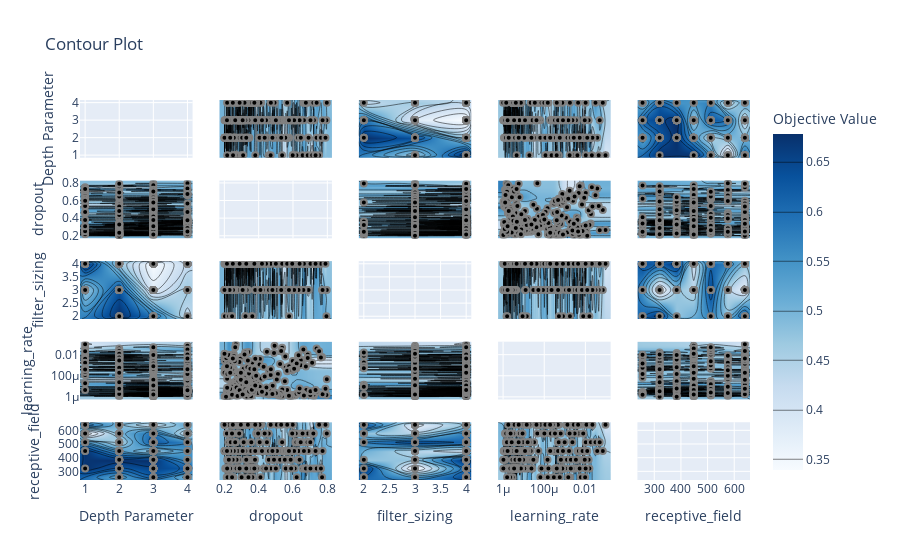

Notebook code for this chart:
### Code cell
optuna.visualization.plot_contour(study)

### Figure 1 — Plotly figure (JSON) as saved in the notebook; plotly's stock layout.template omitted (floating-point values rounded to 4 significant figures; data arrays with more than 128 entries replaced by an {"elided": "..."} marker saying what was removed)
{"data": [{"type": "scatter", "xaxis": "x", "yaxis": "y"}, {"colorbar": {"title": {"text": "Objective Value"}}, "colorscale": [[0, "rgb(247,251,255)"], [0.125, "rgb(222,235,247)"], [0.25, "rgb(198,219,239)"], [0.375, "rgb(158,202,225)"], [0.5, "rgb(107,174,214)"], [0.625, "rgb(66,146,198)"], [0.75, "rgb(33,113,181)"], [0.875, "rgb(8,81,156)"], [1, "rgb(8,48,107)"]], "connectgaps": true, "contours": {"coloring": "heatmap"}, "hoverinfo": "none", "line": {"smoothing": 1.3}, "reversescale": false, "showscale": true, "type": "contour", "x": [0.85, 1, 2, 3, 4, 4.15], "xaxis": "x6", "y": {"elided": "242 float values"}, "yaxis": "y6", "z": {"elided": "242x6 float values"}}, {"marker": {"color": "black", "line": {"color": "Grey", "width": 2}}, "mode": "markers", "showlegend": false, "type": "scatter", "x": {"elided": "240 int values"}, "xaxis": "x6", "y": {"elided": "240 float values"}, "yaxis": "y6"}, {"colorbar": {"title": {"text": "Objective Value"}}, "colorscale": [[0, "rgb(247,251,255)"], [0.125, "rgb(222,235,247)"], [0.25, "rgb(198,219,239)"], [0.375, "rgb(158,202,225)"], [0.5, "rgb(107,174,214)"], [0.625, "rgb(66,146,198)"], [0.75, "rgb(33,113,181)"], [0.875, "rgb(8,81,156)"], [1, "rgb(8,48,107)"]], "connectgaps": true, "contours": {"coloring": "heatmap"}, "hoverinfo": "none", "line": {"smoothing": 1.3}, "reversescale": false, "showscale": false, "type": "contour", "x": [0.85, 1, 2, 3, 4, 4.15], "xaxis": "x11", "y": [1.9, 2, 3, 4, 4.1], "yaxis": "y11", "z": [[null, null, null, null, null, null], [null, null, 0.5714, 0.5357, 0.4643, null], [null, 0.4821, 0.5536, 0.4464, 0.4821, null], [null, 0.5714, 0.4821, 0.4286, 0.4643, null], [null, null, null, null, null, null]]}, {"marker": {"color": "black", "line": {"color": "Grey", "width": 2}}, "mode": "markers", "showlegend": false, "type": "scatter", "x": {"elided": "240 int values"}, "xaxis": "x11", "y": {"elided": "240 int values"}, "yaxis": "y11"}, {"colorbar": {"title": {"text": "Objective Value"}}, "colorscale": [[0, "rgb(247,251,255)"], [0.125, "rgb(222,235,247)"], [0.25, "rgb(198,219,239)"], [0.375, "rgb(158,202,225)"], [0.5, "rgb(107,174,214)"], [0.625, "rgb(66,146,198)"], [0.75, "rgb(33,113,181)"], [0.875, "rgb(8,81,156)"], [1, "rgb(8,48,107)"]], "connectgaps": true, "contours": {"coloring": "heatmap"}, "hoverinfo": "none", "line": {"smoothing": 1.3}, "reversescale": false, "showscale": false, "type": "contour", "x": [0.85, 1, 2, 3, 4, 4.15], "xaxis": "x16", "y": {"elided": "242 float values"}, "yaxis": "y16", "z": {"elided": "242x6 float values"}}, {"marker": {"color": "black", "line": {"color": "Grey", "width": 2}}, "mode": "markers", "showlegend": false, "type": "scatter", "x": {"elided": "240 int values"}, "xaxis": "x16", "y": {"elided": "240 float values"}, "yaxis": "y16"}, {"colorbar": {"title": {"text": "Objective Value"}}, "colorscale": [[0, "rgb(247,251,255)"], [0.125, "rgb(222,235,247)"], [0.25, "rgb(198,219,239)"], [0.375, "rgb(158,202,225)"], [0.5, "rgb(107,174,214)"], [0.625, "rgb(66,146,198)"], [0.75, "rgb(33,113,181)"], [0.875, "rgb(8,81,156)"], [1, "rgb(8,48,107)"]], "connectgaps": true, "contours": {"coloring": "heatmap"}, "hoverinfo": "none", "line": {"smoothing": 1.3}, "reversescale": false, "showscale": false, "type": "contour", "x": [0.85, 1, 2, 3, 4, 4.15], "xaxis": "x21", "y": [236.8, 256, 320, 384, 448, 512, 576, 640, 659.2], "yaxis": "y21", "z": [[null, null, null, null, null, null], [null, null, 0.4643, 0.5357, 0.4464, null], [null, 0.5714, 0.5357, 0.5536, 0.5357, null], [null, null, 0.5714, 0.5714, 0.4821, null], [null, 0.5714, 0.4821, 0.4286, 0.4821, null], [null, 0.4821, 0.4107, 0.5357, 0.5, null], [null, 0.3393, 0.4464, 0.5179, 0.3929, null], [null, 0.5179, 0.4464, 0.3929, 0.4643, null], [null, null, null, null, null, null]]}, {"marker": {"color": "black", "line": {"color": "Grey", "width": 2}}, "mode": "markers", "showlegend": false, "type": "scatter", "x": {"elided": "240 int values"}, "xaxis": "x21", "y": {"elided": "240 int values"}, "yaxis": "y21"}, {"colorbar": {"title": {"text": "Objective Value"}}, "colorscale": [[0, "rgb(247,251,255)"], [0.125, "rgb(222,235,247)"], [0.25, "rgb(198,219,239)"], [0.375, "rgb(158,202,225)"], [0.5, "rgb(107,174,214)"], [0.625, "rgb(66,146,198)"], [0.75, "rgb(33,113,181)"], [0.875, "rgb(8,81,156)"], [1, "rgb(8,48,107)"]], "connectgaps": true, "contours": {"coloring": "heatmap"}, "hoverinfo": "none", "line": {"smoothing": 1.3}, "reversescale": false, "showscale": false, "type": "contour", "x": {"elided": "242 float values"}, "xaxis": "x2", "y": [0.85, 1, 2, 3, 4, 4.15], "yaxis": "y2", "z": {"elided": "6x242 float values"}}, {"marker": {"color": "black", "line": {"color": "Grey", "width": 2}}, "mode": "markers", "showlegend": false, "type": "scatter", "x": {"elided": "240 float values"}, "xaxis": "x2", "y": {"elided": "240 int values"}, "yaxis": "y2"}, {"type": "scatter", "xaxis": "x7", "yaxis": "y7"}, {"colorbar": {"title": {"text": "Objective Value"}}, "colorscale": [[0, "rgb(247,251,255)"], [0.125, "rgb(222,235,247)"], [0.25, "rgb(198,219,239)"], [0.375, "rgb(158,202,225)"], [0.5, "rgb(107,174,214)"], [0.625, "rgb(66,146,198)"], [0.75, "rgb(33,113,181)"], [0.875, "rgb(8,81,156)"], [1, "rgb(8,48,107)"]], "connectgaps": true, "contours": {"coloring": "heatmap"}, "hoverinfo": "none", "line": {"smoothing": 1.3}, "reversescale": false, "showscale": false, "type": "contour", "x": {"elided": "242 float values"}, "xaxis": "x12", "y": [1.9, 2, 3, 4, 4.1], "yaxis": "y12", "z": {"elided": "5x242 float values"}}, {"marker": {"color": "black", "line": {"color": "Grey", "width": 2}}, "mode": "markers", "showlegend": false, "type": "scatter", "x": {"elided": "240 float values"}, "xaxis": "x12", "y": {"elided": "240 int values"}, "yaxis": "y12"}, {"colorbar": {"title": {"text": "Objective Value"}}, "colorscale": [[0, "rgb(247,251,255)"], [0.125, "rgb(222,235,247)"], [0.25, "rgb(198,219,239)"], [0.375, "rgb(158,202,225)"], [0.5, "rgb(107,174,214)"], [0.625, "rgb(66,146,198)"], [0.75, "rgb(33,113,181)"], [0.875, "rgb(8,81,156)"], [1, "rgb(8,48,107)"]], "connectgaps": true, "contours": {"coloring": "heatmap"}, "hoverinfo": "none", "line": {"smoothing": 1.3}, "reversescale": false, "showscale": false, "type": "contour", "x": {"elided": "242 float values"}, "xaxis": "x17", "y": {"elided": "242 float values"}, "yaxis": "y17", "z": {"elided": "242x242 float values"}}, {"marker": {"color": "black", "line": {"color": "Grey", "width": 2}}, "mode": "markers", "showlegend": false, "type": "scatter", "x": {"elided": "240 float values"}, "xaxis": "x17", "y": {"elided": "240 float values"}, "yaxis": "y17"}, {"colorbar": {"title": {"text": "Objective Value"}}, "colorscale": [[0, "rgb(247,251,255)"], [0.125, "rgb(222,235,247)"], [0.25, "rgb(198,219,239)"], [0.375, "rgb(158,202,225)"], [0.5, "rgb(107,174,214)"], [0.625, "rgb(66,146,198)"], [0.75, "rgb(33,113,181)"], [0.875, "rgb(8,81,156)"], [1, "rgb(8,48,107)"]], "connectgaps": true, "contours": {"coloring": "heatmap"}, "hoverinfo": "none", "line": {"smoothing": 1.3}, "reversescale": false, "showscale": false, "type": "contour", "x": {"elided": "242 float values"}, "xaxis": "x22", "y": [236.8, 256, 320, 384, 448, 512, 576, 640, 659.2], "yaxis": "y22", "z": {"elided": "9x242 float values"}}, {"marker": {"color": "black", "line": {"color": "Grey", "width": 2}}, "mode": "markers", "showlegend": false, "type": "scatter", "x": {"elided": "240 float values"}, "xaxis": "x22", "y": {"elided": "240 int values"}, "yaxis": "y22"}, {"colorbar": {"title": {"text": "Objective Value"}}, "colorscale": [[0, "rgb(247,251,255)"], [0.125, "rgb(222,235,247)"], [0.25, "rgb(198,219,239)"], [0.375, "rgb(158,202,225)"], [0.5, "rgb(107,174,214)"], [0.625, "rgb(66,146,198)"], [0.75, "rgb(33,113,181)"], [0.875, "rgb(8,81,156)"], [1, "rgb(8,48,107)"]], "connectgaps": true, "contours": {"coloring": "heatmap"}, "hoverinfo": "none", "line": {"smoothing": 1.3}, "reversescale": false, "showscale": false, "type": "contour", "x": [1.9, 2, 3, 4, 4.1], "xaxis": "x3", "y": [0.85, 1, 2, 3, 4, 4.15], "yaxis": "y3", "z": [[null, null, null, null, null], [null, null, 0.4821, 0.5714, null], [null, 0.5714, 0.5536, 0.4821, null], [null, 0.5357, 0.4464, 0.4286, null], [null, 0.4643, 0.4821, 0.4643, null], [null, null, null, null, null]]}, {"marker": {"color": "black", "line": {"color": "Grey", "width": 2}}, "mode": "markers", "showlegend": false, "type": "scatter", "x": {"elided": "240 int values"}, "xaxis": "x3", "y": {"elided": "240 int values"}, "yaxis": "y3"}, {"colorbar": {"title": {"text": "Objective Value"}}, "colorscale": [[0, "rgb(247,251,255)"], [0.125, "rgb(222,235,247)"], [0.25, "rgb(198,219,239)"], [0.375, "rgb(158,202,225)"], [0.5, "rgb(107,174,214)"], [0.625, "rgb(66,146,198)"], [0.75, "rgb(33,113,181)"], [0.875, "rgb(8,81,156)"], [1, "rgb(8,48,107)"]], "connectgaps": true, "contours": {"coloring": "heatmap"}, "hoverinfo": "none", "line": {"smoothing": 1.3}, "reversescale": false, "showscale": false, "type": "contour", "x": [1.9, 2, 3, 4, 4.1], "xaxis": "x8", "y": {"elided": "242 float values"}, "yaxis": "y8", "z": {"elided": "242x5 float values"}}, {"marker": {"color": "black", "line": {"color": "Grey", "width": 2}}, "mode": "markers", "showlegend": false, "type": "scatter", "x": {"elided": "240 int values"}, "xaxis": "x8", "y": {"elided": "240 float values"}, "yaxis": "y8"}, {"type": "scatter", "xaxis": "x13", "yaxis": "y13"}, {"colorbar": {"title": {"text": "Objective Value"}}, "colorscale": [[0, "rgb(247,251,255)"], [0.125, "rgb(222,235,247)"], [0.25, "rgb(198,219,239)"], [0.375, "rgb(158,202,225)"], [0.5, "rgb(107,174,214)"], [0.625, "rgb(66,146,198)"], [0.75, "rgb(33,113,181)"], [0.875, "rgb(8,81,156)"], [1, "rgb(8,48,107)"]], "connectgaps": true, "contours": {"coloring": "heatmap"}, "hoverinfo": "none", "line": {"smoothing": 1.3}, "reversescale": false, "showscale": false, "type": "contour", "x": [1.9, 2, 3, 4, 4.1], "xaxis": "x18", "y": {"elided": "242 float values"}, "yaxis": "y18", "z": {"elided": "242x5 float values"}}, {"marker": {"color": "black", "line": {"color": "Grey", "width": 2}}, "mode": "markers", "showlegend": false, "type": "scatter", "x": {"elided": "240 int values"}, "xaxis": "x18", "y": {"elided": "240 float values"}, "yaxis": "y18"}, {"colorbar": {"title": {"text": "Objective Value"}}, "colorscale": [[0, "rgb(247,251,255)"], [0.125, "rgb(222,235,247)"], [0.25, "rgb(198,219,239)"], [0.375, "rgb(158,202,225)"], [0.5, "rgb(107,174,214)"], [0.625, "rgb(66,146,198)"], [0.75, "rgb(33,113,181)"], [0.875, "rgb(8,81,156)"], [1, "rgb(8,48,107)"]], "connectgaps": true, "contours": {"coloring": "heatmap"}, "hoverinfo": "none", "line": {"smoothing": 1.3}, "reversescale": false, "showscale": false, "type": "contour", "x": [1.9, 2, 3, 4, 4.1], "xaxis": "x23", "y": [236.8, 256, 320, 384, 448, 512, 576, 640, 659.2], "yaxis": "y23", "z": [[null, null, null, null, null], [null, 0.5357, 0.5, 0.5536, null], [null, 0.5714, 0.3929, 0.5357, null], [null, 0.4643, 0.4643, 0.5714, null], [null, null, 0.4464, 0.4286, null], [null, 0.5179, 0.5536, 0.5357, null], [null, 0.4643, 0.4464, 0.5179, null], [null, 0.5536, 0.4107, 0.4643, null], [null, null, null, null, null]]}, {"marker": {"color": "black", "line": {"color": "Grey", "width": 2}}, "mode": "markers", "showlegend": false, "type": "scatter", "x": {"elided": "240 int values"}, "xaxis": "x23", "y": {"elided": "240 int values"}, "yaxis": "y23"}, {"colorbar": {"title": {"text": "Objective Value"}}, "colorscale": [[0, "rgb(247,251,255)"], [0.125, "rgb(222,235,247)"], [0.25, "rgb(198,219,239)"], [0.375, "rgb(158,202,225)"], [0.5, "rgb(107,174,214)"], [0.625, "rgb(66,146,198)"], [0.75, "rgb(33,113,181)"], [0.875, "rgb(8,81,156)"], [1, "rgb(8,48,107)"]], "connectgaps": true, "contours": {"coloring": "heatmap"}, "hoverinfo": "none", "line": {"smoothing": 1.3}, "reversescale": false, "showscale": false, "type": "contour", "x": {"elided": "242 float values"}, "xaxis": "x4", "y": [0.85, 1, 2, 3, 4, 4.15], "yaxis": "y4", "z": {"elided": "6x242 float values"}}, {"marker": {"color": "black", "line": {"color": "Grey", "width": 2}}, "mode": "markers", "showlegend": false, "type": "scatter", "x": {"elided": "240 float values"}, "xaxis": "x4", "y": {"elided": "240 int values"}, "yaxis": "y4"}, {"colorbar": {"title": {"text": "Objective Value"}}, "colorscale": [[0, "rgb(247,251,255)"], [0.125, "rgb(222,235,247)"], [0.25, "rgb(198,219,239)"], [0.375, "rgb(158,202,225)"], [0.5, "rgb(107,174,214)"], [0.625, "rgb(66,146,198)"], [0.75, "rgb(33,113,181)"], [0.875, "rgb(8,81,156)"], [1, "rgb(8,48,107)"]], "connectgaps": true, "contours": {"coloring": "heatmap"}, "hoverinfo": "none", "line": {"smoothing": 1.3}, "reversescale": false, "showscale": false, "type": "contour", "x": {"elided": "242 float values"}, "xaxis": "x9", "y": {"elided": "242 float values"}, "yaxis": "y9", "z": {"elided": "242x242 float values"}}, {"marker": {"color": "black", "line": {"color": "Grey", "width": 2}}, "mode": "markers", "showlegend": false, "type": "scatter", "x": {"elided": "240 float values"}, "xaxis": "x9", "y": {"elided": "240 float values"}, "yaxis": "y9"}, {"colorbar": {"title": {"text": "Objective Value"}}, "colorscale": [[0, "rgb(247,251,255)"], [0.125, "rgb(222,235,247)"], [0.25, "rgb(198,219,239)"], [0.375, "rgb(158,202,225)"], [0.5, "rgb(107,174,214)"], [0.625, "rgb(66,146,198)"], [0.75, "rgb(33,113,181)"], [0.875, "rgb(8,81,156)"], [1, "rgb(8,48,107)"]], "connectgaps": true, "contours": {"coloring": "heatmap"}, "hoverinfo": "none", "line": {"smoothing": 1.3}, "reversescale": false, "showscale": false, "type": "contour", "x": {"elided": "242 float values"}, "xaxis": "x14", "y": [1.9, 2, 3, 4, 4.1], "yaxis": "y14", "z": {"elided": "5x242 float values"}}, {"marker": {"color": "black", "line": {"color": "Grey", "width": 2}}, "mode": "markers", "showlegend": false, "type": "scatter", "x": {"elided": "240 float values"}, "xaxis": "x14", "y": {"elided": "240 int values"}, "yaxis": "y14"}, {"type": "scatter", "xaxis": "x19", "yaxis": "y19"}, {"colorbar": {"title": {"text": "Objective Value"}}, "colorscale": [[0, "rgb(247,251,255)"], [0.125, "rgb(222,235,247)"], [0.25, "rgb(198,219,239)"], [0.375, "rgb(158,202,225)"], [0.5, "rgb(107,174,214)"], [0.625, "rgb(66,146,198)"], [0.75, "rgb(33,113,181)"], [0.875, "rgb(8,81,156)"], [1, "rgb(8,48,107)"]], "connectgaps": true, "contours": {"coloring": "heatmap"}, "hoverinfo": "none", "line": {"smoothing": 1.3}, "reversescale": false, "showscale": false, "type": "contour", "x": {"elided": "242 float values"}, "xaxis": "x24", "y": [236.8, 256, 320, 384, 448, 512, 576, 640, 659.2], "yaxis": "y24", "z": {"elided": "9x242 float values"}}, {"marker": {"color": "black", "line": {"color": "Grey", "width": 2}}, "mode": "markers", "showlegend": false, "type": "scatter", "x": {"elided": "240 float values"}, "xaxis": "x24", "y": {"elided": "240 int values"}, "yaxis": "y24"}, {"colorbar": {"title": {"text": "Objective Value"}}, "colorscale": [[0, "rgb(247,251,255)"], [0.125, "rgb(222,235,247)"], [0.25, "rgb(198,219,239)"], [0.375, "rgb(158,202,225)"], [0.5, "rgb(107,174,214)"], [0.625, "rgb(66,146,198)"], [0.75, "rgb(33,113,181)"], [0.875, "rgb(8,81,156)"], [1, "rgb(8,48,107)"]], "connectgaps": true, "contours": {"coloring": "heatmap"}, "hoverinfo": "none", "line": {"smoothing": 1.3}, "reversescale": false, "showscale": false, "type": "contour", "x": [236.8, 256, 320, 384, 448, 512, 576, 640, 659.2], "xaxis": "x5", "y": [0.85, 1, 2, 3, 4, 4.15], "yaxis": "y5", "z": [[null, null, null, null, null, null, null, null, null], [null, null, 0.5714, null, 0.5714, 0.4821, 0.3393, 0.5179, null], [null, 0.4643, 0.5357, 0.5714, 0.4821, 0.4107, 0.4464, 0.4464, null], [null, 0.5357, 0.5536, 0.5714, 0.4286, 0.5357, 0.5179, 0.3929, null], [null, 0.4464, 0.5357, 0.4821, 0.4821, 0.5, 0.3929, 0.4643, null], [null, null, null, null, null, null, null, null, null]]}, {"marker": {"color": "black", "line": {"color": "Grey", "width": 2}}, "mode": "markers", "showlegend": false, "type": "scatter", "x": {"elided": "240 int values"}, "xaxis": "x5", "y": {"elided": "240 int values"}, "yaxis": "y5"}, {"colorbar": {"title": {"text": "Objective Value"}}, "colorscale": [[0, "rgb(247,251,255)"], [0.125, "rgb(222,235,247)"], [0.25, "rgb(198,219,239)"], [0.375, "rgb(158,202,225)"], [0.5, "rgb(107,174,214)"], [0.625, "rgb(66,146,198)"], [0.75, "rgb(33,113,181)"], [0.875, "rgb(8,81,156)"], [1, "rgb(8,48,107)"]], "connectgaps": true, "contours": {"coloring": "heatmap"}, "hoverinfo": "none", "line": {"smoothing": 1.3}, "reversescale": false, "showscale": false, "type": "contour", "x": [236.8, 256, 320, 384, 448, 512, 576, 640, 659.2], "xaxis": "x10", "y": {"elided": "242 float values"}, "yaxis": "y10", "z": {"elided": "242x9 float values"}}, {"marker": {"color": "black", "line": {"color": "Grey", "width": 2}}, "mode": "markers", "showlegend": false, "type": "scatter", "x": {"elided": "240 int values"}, "xaxis": "x10", "y": {"elided": "240 float values"}, "yaxis": "y10"}, {"colorbar": {"title": {"text": "Objective Value"}}, "colorscale": [[0, "rgb(247,251,255)"], [0.125, "rgb(222,235,247)"], [0.25, "rgb(198,219,239)"], [0.375, "rgb(158,202,225)"], [0.5, "rgb(107,174,214)"], [0.625, "rgb(66,146,198)"], [0.75, "rgb(33,113,181)"], [0.875, "rgb(8,81,156)"], [1, "rgb(8,48,107)"]], "connectgaps": true, "contours": {"coloring": "heatmap"}, "hoverinfo": "none", "line": {"smoothing": 1.3}, "reversescale": false, "showscale": false, "type": "contour", "x": [236.8, 256, 320, 384, 448, 512, 576, 640, 659.2], "xaxis": "x15", "y": [1.9, 2, 3, 4, 4.1], "yaxis": "y15", "z": [[null, null, null, null, null, null, null, null, null], [null, 0.5357, 0.5714, 0.4643, null, 0.5179, 0.4643, 0.5536, null], [null, 0.5, 0.3929, 0.4643, 0.4464, 0.5536, 0.4464, 0.4107, null], [null, 0.5536, 0.5357, 0.5714, 0.4286, 0.5357, 0.5179, 0.4643, null], [null, null, null, null, null, null, null, null, null]]}, {"marker": {"color": "black", "line": {"color": "Grey", "width": 2}}, "mode": "markers", "showlegend": false, "type": "scatter", "x": {"elided": "240 int values"}, "xaxis": "x15", "y": {"elided": "240 int values"}, "yaxis": "y15"}, {"colorbar": {"title": {"text": "Objective Value"}}, "colorscale": [[0, "rgb(247,251,255)"], [0.125, "rgb(222,235,247)"], [0.25, "rgb(198,219,239)"], [0.375, "rgb(158,202,225)"], [0.5, "rgb(107,174,214)"], [0.625, "rgb(66,146,198)"], [0.75, "rgb(33,113,181)"], [0.875, "rgb(8,81,156)"], [1, "rgb(8,48,107)"]], "connectgaps": true, "contours": {"coloring": "heatmap"}, "hoverinfo": "none", "line": {"smoothing": 1.3}, "reversescale": false, "showscale": false, "type": "contour", "x": [236.8, 256, 320, 384, 448, 512, 576, 640, 659.2], "xaxis": "x20", "y": {"elided": "242 float values"}, "yaxis": "y20", "z": {"elided": "242x9 float values"}}, {"marker": {"color": "black", "line": {"color": "Grey", "width": 2}}, "mode": "markers", "showlegend": false, "type": "scatter", "x": {"elided": "240 int values"}, "xaxis": "x20", "y": {"elided": "240 float values"}, "yaxis": "y20"}, {"type": "scatter", "xaxis": "x25", "yaxis": "y25"}], "layout": {"title": {"text": "Contour Plot"}, "xaxis": {"anchor": "y", "domain": [0, 0.168], "matches": "x21", "range": [0.85, 4.15], "showticklabels": false}, "xaxis10": {"anchor": "y10", "domain": [0.832, 1], "matches": "x25", "range": [236.8, 659.2], "showticklabels": false}, "xaxis11": {"anchor": "y11", "domain": [0, 0.168], "matches": "x21", "range": [0.85, 4.15], "showticklabels": false}, "xaxis12": {"anchor": "y12", "domain": [0.208, 0.376], "matches": "x22", "range": [0.171, 0.8268], "showticklabels": false}, "xaxis13": {"anchor": "y13", "domain": [0.416, 0.584], "matches": "x23", "range": [1.9, 4.1], "showticklabels": false}, "xaxis14": {"anchor": "y14", "domain": [0.624, 0.792], "matches": "x24", "range": [-6.244, -0.7704], "showticklabels": false, "type": "log"}, "xaxis15": {"anchor": "y15", "domain": [0.832, 1], "matches": "x25", "range": [236.8, 659.2], "showticklabels": false}, "xaxis16": {"anchor": "y16", "domain": [0, 0.168], "matches": "x21", "range": [0.85, 4.15], "showticklabels": false}, "xaxis17": {"anchor": "y17", "domain": [0.208, 0.376], "matches": "x22", "range": [0.171, 0.8268], "showticklabels": false}, "xaxis18": {"anchor": "y18", "domain": [0.416, 0.584], "matches": "x23", "range": [1.9, 4.1], "showticklabels": false}, "xaxis19": {"anchor": "y19", "domain": [0.624, 0.792], "matches": "x24", "range": [-6.244, -0.7704], "showticklabels": false, "type": "log"}, "xaxis2": {"anchor": "y2", "domain": [0.208, 0.376], "matches": "x22", "range": [0.171, 0.8268], "showticklabels": false}, "xaxis20": {"anchor": "y20", "domain": [0.832, 1], "matches": "x25", "range": [236.8, 659.2], "showticklabels": false}, "xaxis21": {"anchor": "y21", "domain": [0, 0.168], "range": [0.85, 4.15], "title": {"text": "Depth Parameter"}}, "xaxis22": {"anchor": "y22", "domain": [0.208, 0.376], "range": [0.171, 0.8268], "title": {"text": "dropout"}}, "xaxis23": {"anchor": "y23", "domain": [0.416, 0.584], "range": [1.9, 4.1], "title": {"text": "filter_sizing"}}, "xaxis24": {"anchor": "y24", "domain": [0.624, 0.792], "range": [-6.244, -0.7704], "title": {"text": "learning_rate"}, "type": "log"}, "xaxis25": {"anchor": "y25", "domain": [0.832, 1], "range": [236.8, 659.2], "title": {"text": "receptive_field"}}, "xaxis3": {"anchor": "y3", "domain": [0.416, 0.584], "matches": "x23", "range": [1.9, 4.1], "showticklabels": false}, "xaxis4": {"anchor": "y4", "domain": [0.624, 0.792], "matches": "x24", "range": [-6.244, -0.7704], "showticklabels": false, "type": "log"}, "xaxis5": {"anchor": "y5", "domain": [0.832, 1], "matches": "x25", "range": [236.8, 659.2], "showticklabels": false}, "xaxis6": {"anchor": "y6", "domain": [0, 0.168], "matches": "x21", "range": [0.85, 4.15], "showticklabels": false}, "xaxis7": {"anchor": "y7", "domain": [0.208, 0.376], "matches": "x22", "range": [0.171, 0.8268], "showticklabels": false}, "xaxis8": {"anchor": "y8", "domain": [0.416, 0.584], "matches": "x23", "range": [1.9, 4.1], "showticklabels": false}, "xaxis9": {"anchor": "y9", "domain": [0.624, 0.792], "matches": "x24", "range": [-6.244, -0.7704], "showticklabels": false, "type": "log"}, "yaxis": {"anchor": "x", "domain": [0.848, 1], "range": [0.85, 4.15], "title": {"text": "Depth Parameter"}}, "yaxis10": {"anchor": "x10", "domain": [0.636, 0.788], "matches": "y6", "range": [0.171, 0.8268], "showticklabels": false}, "yaxis11": {"anchor": "x11", "domain": [0.424, 0.576], "range": [1.9, 4.1], "title": {"text": "filter_sizing"}}, "yaxis12": {"anchor": "x12", "domain": [0.424, 0.576], "matches": "y11", "range": [1.9, 4.1], "showticklabels": false}, "yaxis13": {"anchor": "x13", "domain": [0.424, 0.576], "matches": "y11", "range": [1.9, 4.1], "showticklabels": false}, "yaxis14": {"anchor": "x14", "domain": [0.424, 0.576], "matches": "y11", "range": [1.9, 4.1], "showticklabels": false}, "yaxis15": {"anchor": "x15", "domain": [0.424, 0.576], "matches": "y11", "range": [1.9, 4.1], "showticklabels": false}, "yaxis16": {"anchor": "x16", "domain": [0.212, 0.364], "range": [-6.244, -0.7704], "title": {"text": "learning_rate"}, "type": "log"}, "yaxis17": {"anchor": "x17", "domain": [0.212, 0.364], "matches": "y16", "range": [-6.244, -0.7704], "showticklabels": false, "type": "log"}, "yaxis18": {"anchor": "x18", "domain": [0.212, 0.364], "matches": "y16", "range": [-6.244, -0.7704], "showticklabels": false, "type": "log"}, "yaxis19": {"anchor": "x19", "domain": [0.212, 0.364], "matches": "y16", "range": [-6.244, -0.7704], "showticklabels": false, "type": "log"}, "yaxis2": {"anchor": "x2", "domain": [0.848, 1], "matches": "y", "range": [0.85, 4.15], "showticklabels": false}, "yaxis20": {"anchor": "x20", "domain": [0.212, 0.364], "matches": "y16", "range": [-6.244, -0.7704], "showticklabels": false, "type": "log"}, "yaxis21": {"anchor": "x21", "domain": [0, 0.152], "range": [236.8, 659.2], "title": {"text": "receptive_field"}}, "yaxis22": {"anchor": "x22", "domain": [0, 0.152], "matches": "y21", "range": [236.8, 659.2], "showticklabels": false}, "yaxis23": {"anchor": "x23", "domain": [0, 0.152], "matches": "y21", "range": [236.8, 659.2], "showticklabels": false}, "yaxis24": {"anchor": "x24", "domain": [0, 0.152], "matches": "y21", "range": [236.8, 659.2], "showticklabels": false}, "yaxis25": {"anchor": "x25", "domain": [0, 0.152], "matches": "y21", "range": [236.8, 659.2], "showticklabels": false}, "yaxis3": {"anchor": "x3", "domain": [0.848, 1], "matches": "y", "range": [0.85, 4.15], "showticklabels": false}, "yaxis4": {"anchor": "x4", "domain": [0.848, 1], "matches": "y", "range": [0.85, 4.15], "showticklabels": false}, "yaxis5": {"anchor": "x5", "domain": [0.848, 1], "matches": "y", "range": [0.85, 4.15], "showticklabels": false}, "yaxis6": {"anchor": "x6", "domain": [0.636, 0.788], "range": [0.171, 0.8268], "title": {"text": "dropout"}}, "yaxis7": {"anchor": "x7", "domain": [0.636, 0.788], "matches": "y6", "range": [0.171, 0.8268], "showticklabels": false}, "yaxis8": {"anchor": "x8", "domain": [0.636, 0.788], "matches": "y6", "range": [0.171, 0.8268], "showticklabels": false}, "yaxis9": {"anchor": "x9", "domain": [0.636, 0.788], "matches": "y6", "range": [0.171, 0.8268], "showticklabels": false}}}
